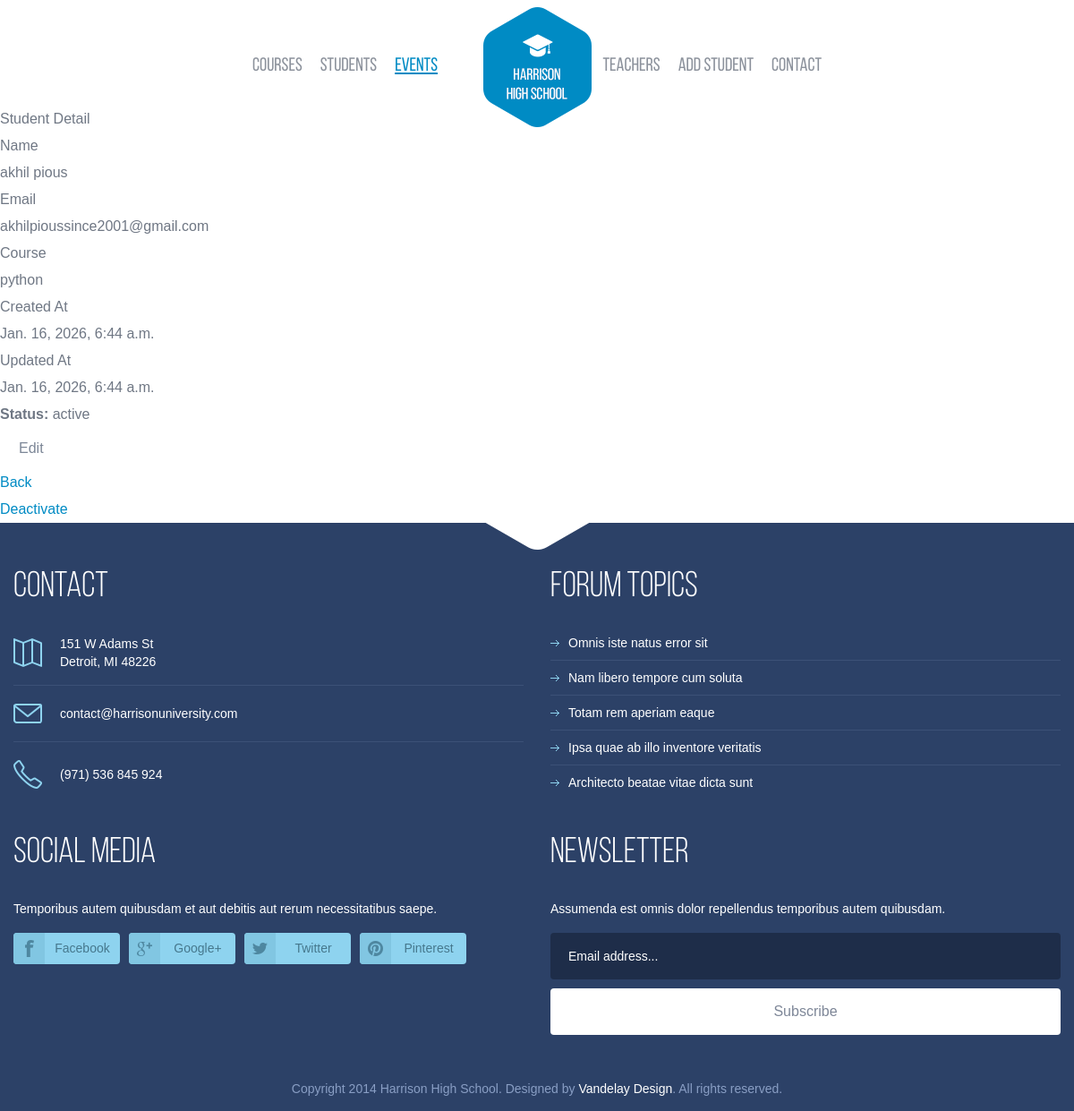
The page /student_detail/3 on the database its author committed.
### App/models.py (models this page shows, shortened)
class Student(models.Model):
    STATUS_CHOICES = [
        ('active','Active'),
        ('inactive','Inactive'),
        ('graduated','Graduated')
    ]
    name = models.CharField(max_length=100)
    email = models.EmailField(max_length=100,unique=True)
    course = models.CharField(max_length=100)
    created_at = models.DateTimeField(auto_now_add=True)
    updated_at = models.DateTimeField(auto_now=True)
    status = models.CharField(max_length=20,choices=STATUS_CHOICES,default='active')
    is_active = models.BooleanField(default=True)

### App/views.py (the view)
# urls.py: path('student_detail/<int:id>',views.student_detail,name='student_detail'),
def student_detail(request,id):
    data = Student.objects.get(id=id)
    return render(request,'student_detail.html',{"data":data})

### Template/student_detail.html (shortened to what this page needs)
{% extends 'index.html' %}
{% load static %}
{% block content %}
<div class="container mt-5">
    <div class="row justify-content-center">
        <div class="col-md-6">
            <div class="card shadow-lg p-4 rounded-4">
                <h3 class="text-center mb-4">Student Detail</h3>
                <div class="mb-3">
                    <label class="form-label fw-bold">Name</label>
                    <p class="form-control-plaintext">{{ data.name }}</p>
                </div>
                <div class="mb-3">
                    <label class="form-label fw-bold">Email</label>
                    <p class="form-control-plaintext">{{ data.email }}</p>
                </div>
                <div class="mb-3">
                    <label class="form-label fw-bold">Course</label>
                    <p class="form-control-plaintext">{{ data.course }}</p>
                </div>
                <div class="mb-3">
                    <label class="form-label fw-bold">Created At</label>
                    <p class="form-control-plaintext">{{ data.created_at }}</p>
                </div>
                <div class="mb-3">
                    <label class="form-label fw-bold">Updated At</label>
                    <p class="form-control-plaintext">{{ data.updated_at }}</p>
                </div>
                <div><p><strong>Status:</strong> {{ data.status }}</p></div>
                    <div><a href="{% url 'update_student' data.id %}" class="btn btn-primary btn-sm rounded-pill px-4">Edit</a></div>
                    <div><a href="{% url 'student_list' %}">Back</a></div>
                    <div><a href="{% url 'delete_student' data.id %}">Deactivate</a></div>
            </div>
        </div>
    </div>
</div>
{% endblock %}

### static/assets/css/style.css (style rules this page uses)
html, body, div, span, applet, object, iframe, h1, h2, h3, h4, h5, h6, p, blockquote, pre, a, abbr, acronym, address, big, cite, code, del, dfn, em, img, ins, kbd, q, s, samp, small, strike, strong, sub, sup, tt, var, b, u, i, center, dl, dt, dd, ol, ul, li, fieldset, form, label, legend, table, caption, tbody, tfoot, thead, tr, th, td, article, aside, canvas, details, figcaption, figure, footer, header, hgroup, menu, nav, section, summary, time, mark, audio, video { margin: 0; padding: 0; border: 0; font-size: 100%; font: inherit; vertical-align: baseline; }
*, *:before, *:after { -moz-box-sizing: border-box; -webkit-box-sizing: border-box; box-sizing: border-box; }
a[href], label[for], select, input[type=checkbox], input[type=radio] { cursor: pointer; }
h1, h2, h3, h4, h5, h6 { font-weight: normal; }
strong { font-weight: bold; }
body { font: 16px/30px Arial, Helvetica, sans-serif; color: #6f7784; background: #fff; }
a, a:visited, a:focus, a:active { text-decoration: none; color: #008bc4; }
.container { position: relative; width: 1200px; margin: 0 auto; }
a.btn, .btn { color: #7d8797; border-radius: 4px; background: #fff; font-size: 16px; height: 46px; line-height: 46px; display: inline-block; padding: 0 21px; border: none; }
@media screen and (max-width: 1220px) { .container { width: 100%; } }

### rows shown on the page
Student: name "akhil pious", email "akhilpioussince2001@gmail.com", course "python", created_at "Jan. 16, 2026, 6:44 a.m.", updated_at "Jan. 16, 2026, 6:44 a.m.", status "active"
